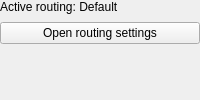
         <widget class="QWidget" name="page_rules">
          <layout class="QVBoxLayout" name="rulesLayout">
           <property name="spacing">
            <number>12</number>
           </property>
           <property name="leftMargin">
            <number>0</number>
           </property>
           <property name="topMargin">
            <number>0</number>
           </property>
           <property name="rightMargin">
            <number>0</number>
           </property>
           <property name="bottomMargin">
            <number>0</number>
           </property>
           <item>
            <widget class="QWidget" name="rules_card" native="true">
             <layout class="QVBoxLayout" name="rulesCardLayout">
              <property name="leftMargin">
               <number>0</number>
              </property>
              <property name="topMargin">
               <number>0</number>
              </property>
              <property name="rightMargin">
               <number>0</number>
              </property>
              <property name="bottomMargin">
               <number>0</number>
              </property>
              <property name="spacing">
               <number>8</number>
              </property>
              <item>
               <widget class="QLabel" name="rules_active_label">
                <property name="text">
                 <string>Active routing: Default</string>
                </property>
               </widget>
              </item>
              <item>
               <widget class="QPushButton" name="rules_open">
                <property name="text">
                 <string>Open routing settings</string>
                </property>
               </widget>
              </item>
             </layout>
            </widget>
           </item>
           <item>
            <spacer name="rules_spacer">
             <property name="orientation">
              <enum>Qt::Vertical</enum>
             </property>
             <property name="sizeHint" stdset="0">
              <size>
               <width>20</width>
               <height>40</height>
              </size>
             </property>
            </spacer>
           </item>
          </layout>
         </widget>
